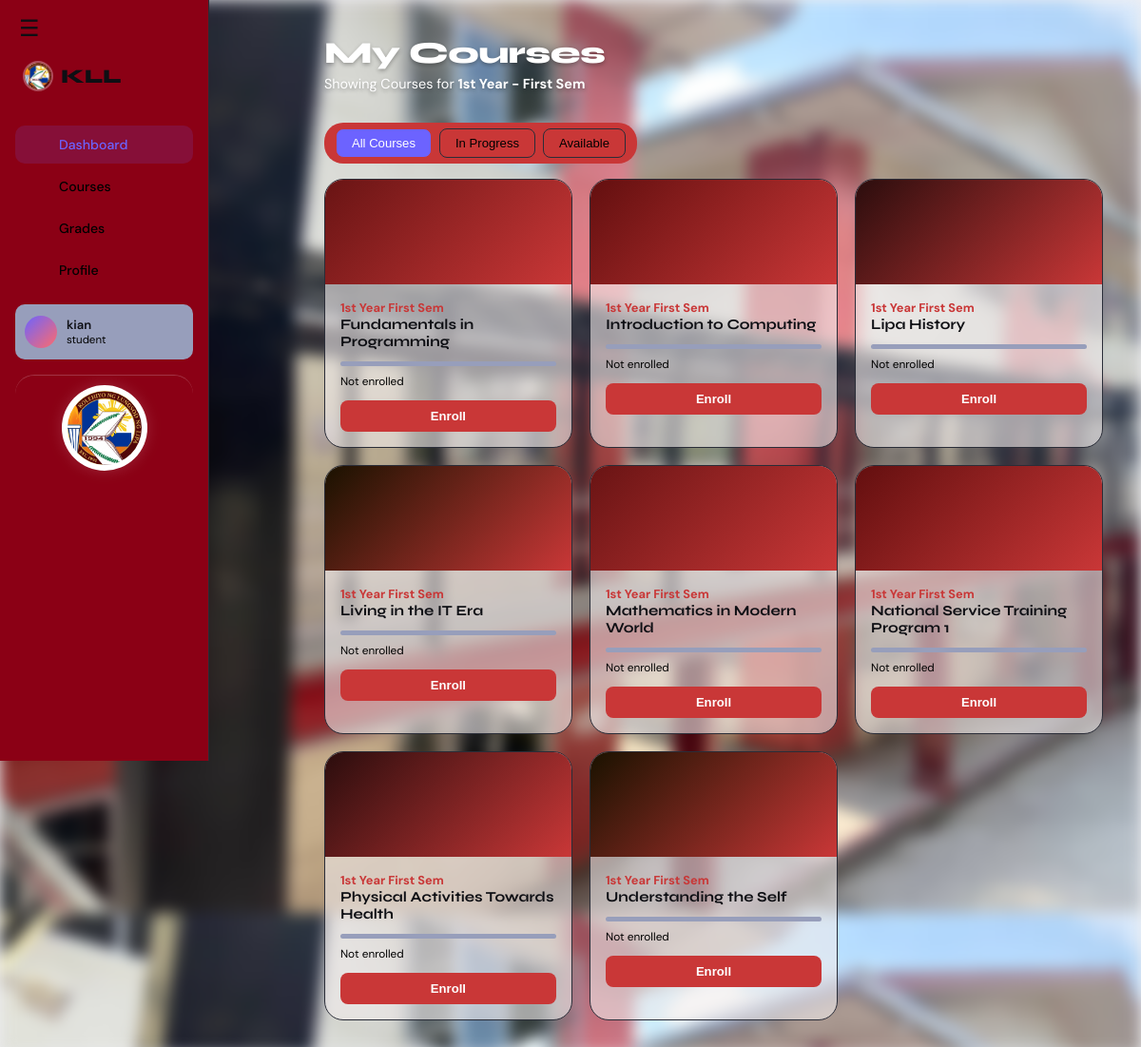
Screenshot of /courses.php (signed in) with the database file from the repository.
### tables this page shows
CREATE TABLE `courses` (
  `id` int(11) NOT NULL,
  `title` varchar(200) NOT NULL,
  `description` text DEFAULT NULL,
  `year_level` varchar(20) DEFAULT '1st Year'
);

### courses.php (the view, shortened to what this page needs)
<?php
include 'db.php';
$user_name = $_SESSION['user_name'];
$user_year = $_SESSION['user_year'];
$user_role = $_SESSION['user_role'];
$parts = explode('-', $user_year);
$yearPart = trim($parts[0]);
$semPart = isset($parts[1]) ? trim(substr(trim($parts[1]), 0, 3)) : '';
$query = "SELECT * FROM courses
          WHERE year_level LIKE '%$yearPart%'
          AND year_level LIKE '%$semPart%'
          ORDER BY title ASC";
$coursesResult = mysqli_query($conn, $query);
$enrolledIDs = [];
?>
<!DOCTYPE html>
<html lang="en">
<head>
  <link rel="stylesheet" href="style(1).css" />
</head>
<body>
<header>
    <a href="dashboard.php" class="logo">LMS</a>
</header>
<aside class="sidebar">
  <button id="navToggle">☰</button>
  <nav id="myNav" class="nav-hidden">
   <div class="logo">
  <img src="kll_circle logo.png" alt="KLL Logo" class="nav-logo-img"/>
  KLL
</div>
    <nav class="nav">
      <a href="dashboard.php" class="nav-item active">
        <span class="icon"></span> Dashboard
      </a>
      <a href="courses.php" class="nav-item">
        <span class="icon"></span> Courses
      </a>
      <a href="grades.php" class="nav-item">
        <span class="icon"></span> Grades
      </a>
      <a href="profile.php" class="nav-item">
        <span class="icon"></span> Profile
      </a>
    </nav>
    <div class="nav-bottom">
      <div class="user-card">
        <div class="avatar"></div>
        <div class="user-info">
          <div class="name"><?php echo htmlspecialchars($user_name); ?></div>
          <div class="role"><?php echo htmlspecialchars($user_role); ?></div>
        </div>
      </div>
     <div class="sidebar-logo-bottom">
  <img src="kll_circle logo.png" alt="Logo" class="bottom-logo"/>
</div>
    </div>
  </nav>
</aside>
<main class="main">
  <section class="page active" id="courses">
    <div class="page-header">
      <h1>My Courses</h1>
      <p>Showing Courses for <strong><?php echo htmlspecialchars($user_year);?></strong></p>
    </div>
    <div class="courses-filter">
      <button class="filter-btn active" onclick="filterCourses('all', this)">All Courses</button>
      <button class="filter-btn" onclick="filterCourses('enrolled', this)">In Progress</button>
      <button class="filter-btn" onclick="filterCourses('available', this)">Available</button>
    </div>
    <div class="courses-grid">
      <?php
      $colors = [
        'linear-gradient(135deg,#691414,#c93737)',
        'linear-gradient(135deg,#630f0f,#c93737)',
        'linear-gradient(135deg,#2b0d0d,#c93737)',
        'linear-gradient(135deg,#1a1200,#c93737)'
      ];
      $i = 0;
      if (mysqli_num_rows($coursesResult) > 0):
        while ($course = mysqli_fetch_assoc($coursesResult)):
          $isEnrolled = in_array($course['id'], $enrolledIDs);
          $status     = $isEnrolled ? 'enrolled' : 'available';
          $color      = $colors[$i % count($colors)];
          $i++;
      ?>
        <div class="course-card" data-status="<?php echo $status; ?>">
          <div class="course-thumb" style="background:<?php echo $color; ?>"></div>
          <div class="course-body">
            <div class="course-tag" style="color:#c93737; font-weight:bold; font-size: 0.8rem;">
              <?php echo htmlspecialchars($course['year_level']); ?>
            </div>
            <div class="course-title">
              <?php echo htmlspecialchars($course['title']); ?>
            </div>
            <div class="progress-bar-wrap">
            </div>
            <div class="course-meta">
              <span><?php echo $isEnrolled ? 'Enrolled ✓' : 'Not enrolled'; ?></span>
            </div>
            <?php if ($isEnrolled): ?>
              <a href="course_details.php?id=<?php echo $course['id']; ?>"
                 class="btn btn-primary"
                 style="background:#37c94f; color:#000; text-decoration:none; display:block; text-align:center; padding:10px; border-radius:5px; font-weight:bold;">
                 Continue
              </a>
            <?php else: ?>
              <form method="POST" action="enroll.php">
                <button type="submit" class="btn btn-primary" style="background:#c93737; color:#fff; width:100%;">
                  Enroll
                </button>
              </form>
            <?php endif; ?>
          </div>
        </div>
      <?php
        endwhile;
      else:
      ?>
        <div style="grid-column: 1/-1; text-align:center; padding:50px; color:gray;">
          No courses found for your current year/semester.
        </div>
      <?php endif; ?>
    </div>
  </section>
</main>
</body>
</html>

### rows the page displays
courses: year_level "1st Year First Sem", title "Fundamentals in Programming", shows "Not enrolled"
courses: year_level "1st Year First Sem", title "Introduction to Computing", shows "Not enrolled"
courses: year_level "1st Year First Sem", title "Lipa History", shows "Not enrolled"
courses: year_level "1st Year First Sem", title "Living in the IT Era", shows "Not enrolled"
courses: year_level "1st Year First Sem", title "Mathematics in Modern World", shows "Not enrolled"
courses: year_level "1st Year First Sem", title "National Service Training Program 1", shows "Not enrolled"
courses: year_level "1st Year First Sem", title "Physical Activities Towards Health", shows "Not enrolled"
courses: year_level "1st Year First Sem", title "Understanding the Self", shows "Not enrolled"

### other values shown
$user_name "kian"
$user_role "student"
$user_year "1st Year - First Sem"
